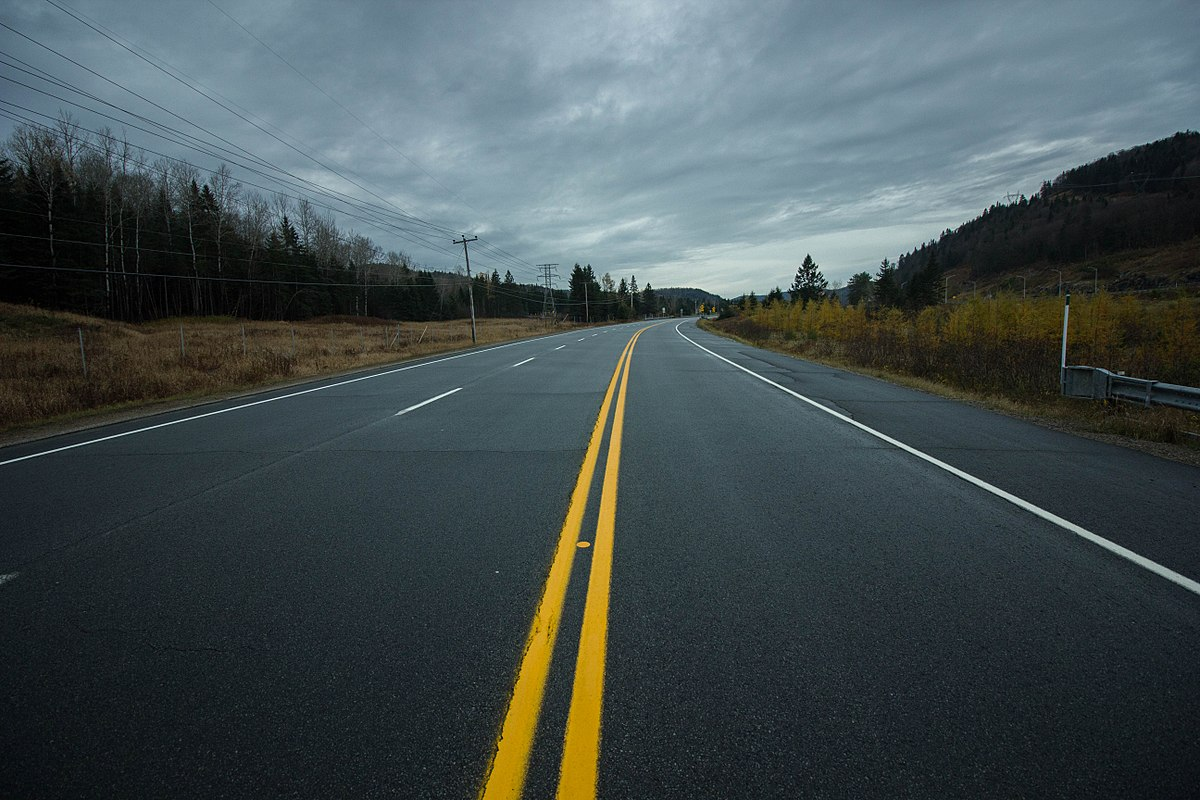
#> input picture image.jpg, 1200 x 800 px
$ python box.py
#> lines starting #> are read from the running program, lines starting #| are printed output that depends on the picture; after the words box and inside, x2 and y2 are one past the last pixel; in counts of white or black regions, pixels touching at a corner belong together
import cv2

# Load the image
image = cv2.imread("image.jpg")
#> image is the input picture: shape (800, 1200, 3); mean B, G, R 80.3, 78.9, 67.8

# Define the coordinates of the bounding box
x, y, w, h = 200, 100, 200, 200

# Draw the bounding box on the image
cv2.rectangle(image, (x, y), (x + w, y + h), (100, 255, 200), 2)
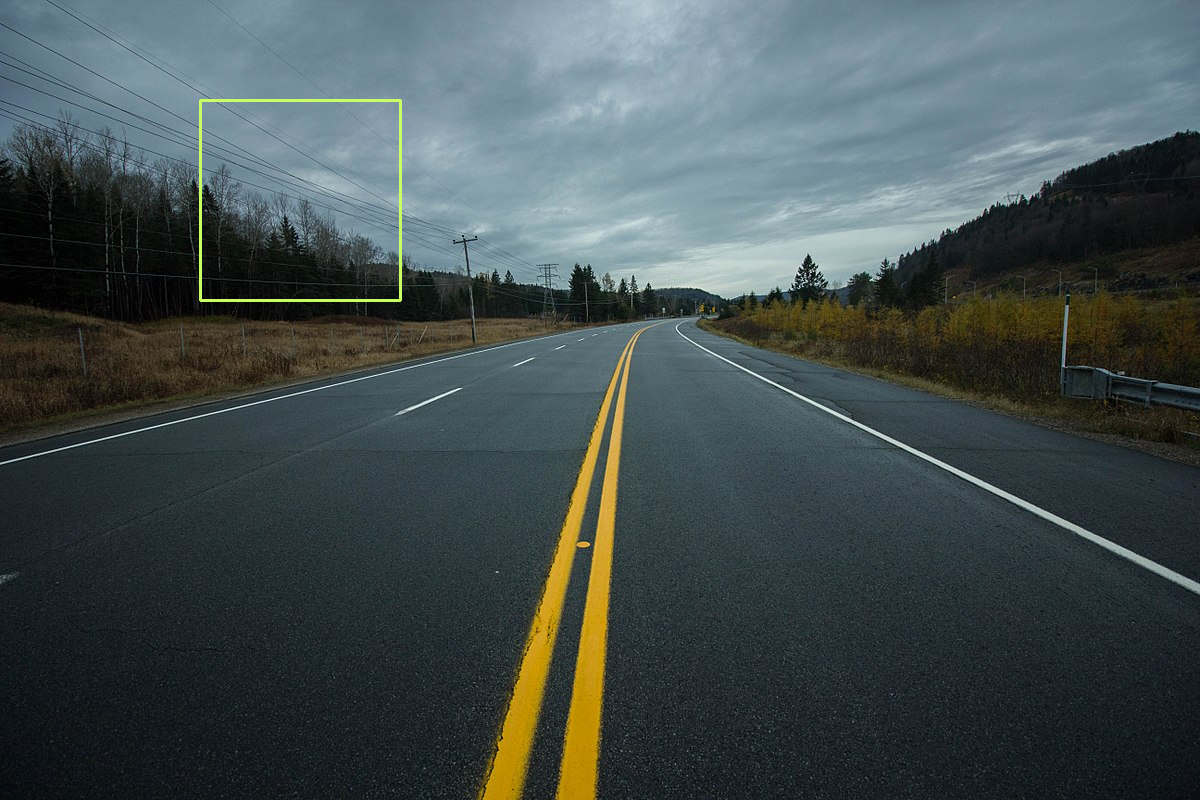
#> image: shape (800, 1200, 3); 0.25% of pixels changed, all inside (x1, y1, x2, y2) = (199, 99, 402, 302)

# Display the image with the bounding box
cv2.imshow("Image with bounding box", image)
cv2.waitKey(0)
